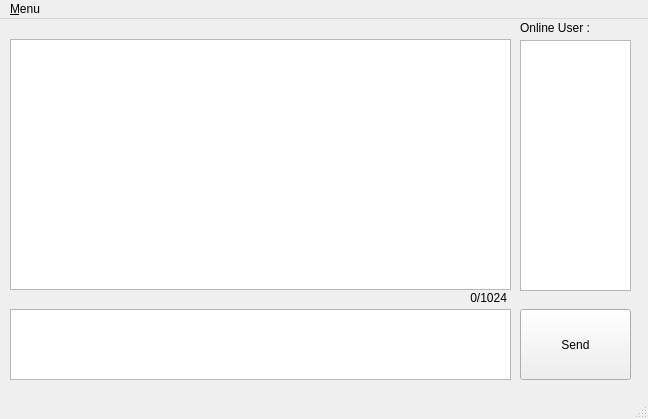
<?xml version="1.0" encoding="UTF-8"?>
<ui version="4.0">
 <class>PublicChat</class>
 <widget class="QMainWindow" name="PublicChat">
  <property name="geometry">
   <rect>
    <x>0</x>
    <y>0</y>
    <width>648</width>
    <height>419</height>
   </rect>
  </property>
  <property name="windowTitle">
   <string>MainWindow</string>
  </property>
  <widget class="QWidget" name="centralwidget">
   <widget class="ChatTextBox" name="message_box">
    <property name="geometry">
     <rect>
      <x>10</x>
      <y>290</y>
      <width>501</width>
      <height>71</height>
     </rect>
    </property>
   </widget>
   <widget class="QPushButton" name="send_button">
    <property name="geometry">
     <rect>
      <x>520</x>
      <y>290</y>
      <width>111</width>
      <height>71</height>
     </rect>
    </property>
    <property name="text">
     <string>Send</string>
    </property>
   </widget>
   <widget class="QLabel" name="label">
    <property name="geometry">
     <rect>
      <x>520</x>
      <y>0</y>
      <width>101</width>
      <height>17</height>
     </rect>
    </property>
    <property name="text">
     <string>Online User :</string>
    </property>
   </widget>
   <widget class="QTextBrowser" name="chat_box">
    <property name="geometry">
     <rect>
      <x>10</x>
      <y>20</y>
      <width>501</width>
      <height>251</height>
     </rect>
    </property>
   </widget>
   <widget class="QLabel" name="tex_number_label">
    <property name="geometry">
     <rect>
      <x>440</x>
      <y>270</y>
      <width>67</width>
      <height>17</height>
     </rect>
    </property>
    <property name="text">
     <string>0/1024</string>
    </property>
    <property name="alignment">
     <set>Qt::AlignRight|Qt::AlignTrailing|Qt::AlignVCenter</set>
    </property>
   </widget>
   <widget class="QListWidget" name="user_list">
    <property name="geometry">
     <rect>
      <x>520</x>
      <y>21</y>
      <width>111</width>
      <height>251</height>
     </rect>
    </property>
   </widget>
  </widget>
  <widget class="QMenuBar" name="menubar">
   <property name="geometry">
    <rect>
     <x>0</x>
     <y>0</y>
     <width>648</width>
     <height>25</height>
    </rect>
   </property>
   <widget class="QMenu" name="menu_Menu">
    <property name="title">
     <string>&amp;Menu</string>
    </property>
    <addaction name="action_About"/>
    <addaction name="action_Exit"/>
   </widget>
   <addaction name="menu_Menu"/>
  </widget>
  <widget class="QStatusBar" name="statusbar"/>
  <action name="action_About">
   <property name="text">
    <string>&amp;About</string>
   </property>
  </action>
  <action name="action_Exit">
   <property name="text">
    <string>&amp;Exit</string>
   </property>
  </action>
 </widget>
 <customwidgets>
  <customwidget>
   <class>ChatTextBox</class>
   <extends>QTextEdit</extends>
   <header>chattextbox.h</header>
  </customwidget>
 </customwidgets>
 <resources/>
 <connections/>
</ui>
